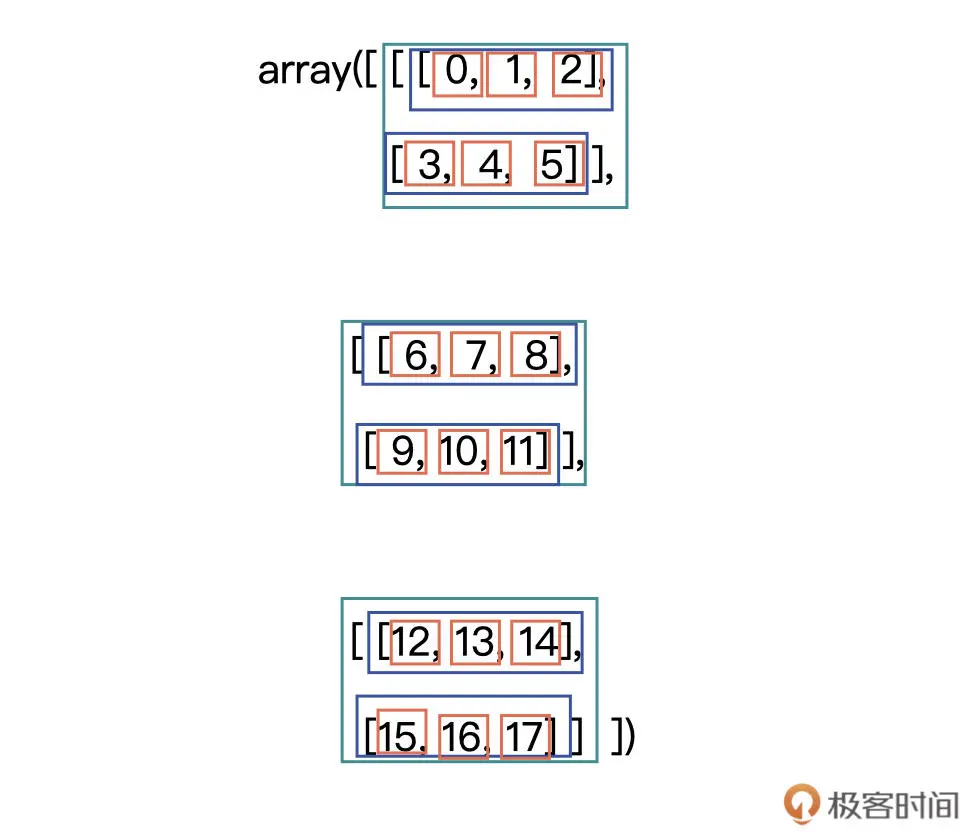
#> input picture images/pytorch_2.png, 977 x 838 px
$ python 6_Pillow.py
#> lines starting #> are read from the running program, lines starting #| are printed output that depends on the picture
from PIL import Image
import numpy as np

im = Image.open("../../images/pytorch_2.png")
#> im is the input picture: PIL image 977x838 RGB; mean R, G, B 246.9, 246.6, 246.9

# print(im.size) # (977, 838)

im_pillow = np.asarray(im)
# print(im_pillow.shape) # (838, 977, 3)

im_pillow_c1 = im_pillow[:, :, 0]
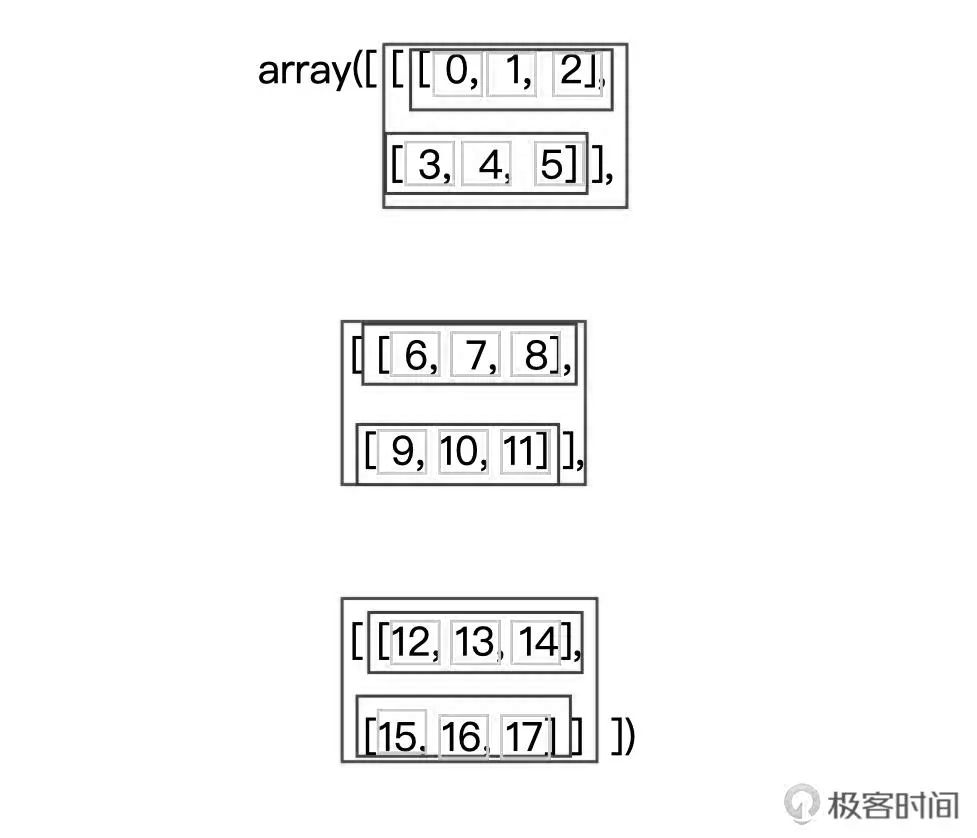
#> im_pillow_c1: shape (838, 977); min 0, max 255, mean 246.9
im_pillow_c2 = im_pillow[:, :, 1]
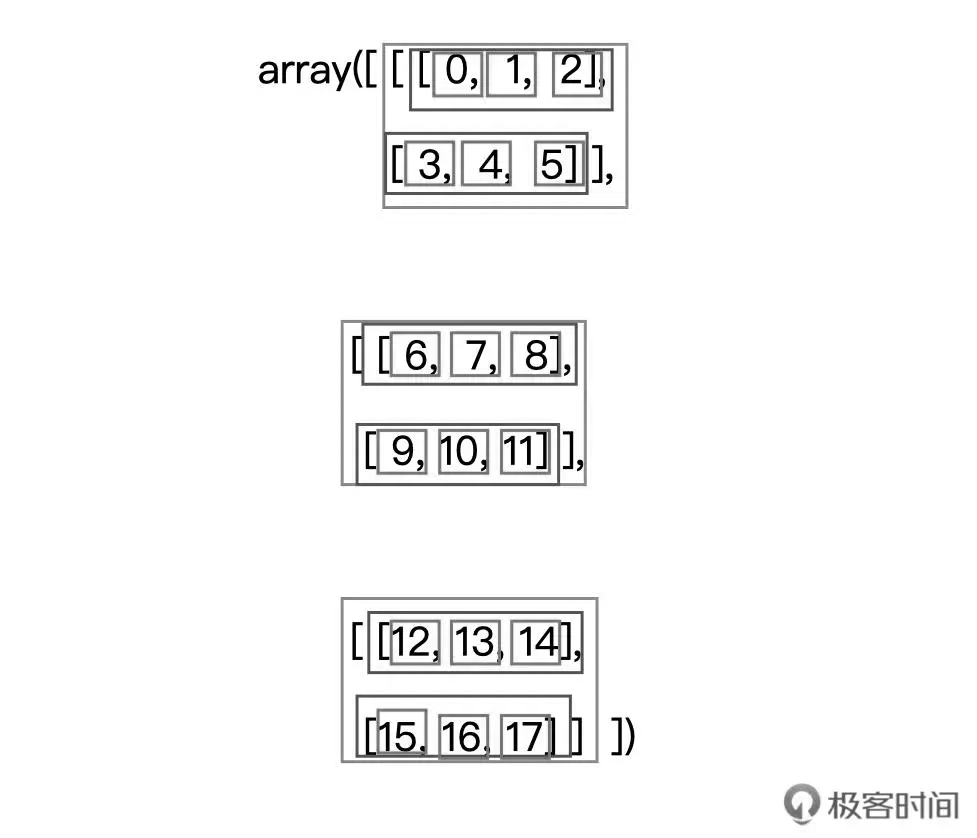
#> im_pillow_c2: shape (838, 977); min 0, max 255, mean 246.6
im_pillow_c3 = im_pillow[:, :, 2]

zeros = np.zeros((im_pillow.shape[0], im_pillow.shape[1], 2))

# print(im_pillow_c1.shape)
# print(zeros.shape)

# 使用 np.newaxis 让数组增加一个维度
im_pillow_c1 = im_pillow_c1[:, :, np.newaxis]
print(im_pillow_c1.shape)
#| (838, 977, 1)

im_pillow_c1_3ch = np.concatenate((im_pillow_c1, zeros), axis=2)
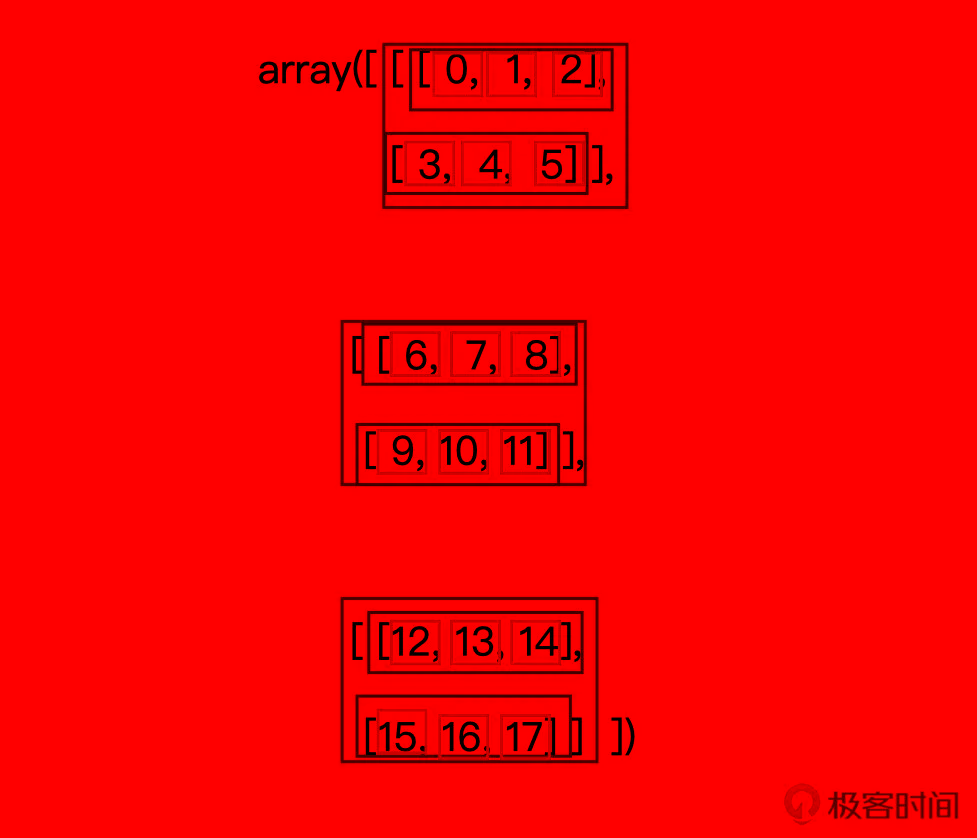
#> im_pillow_c1_3ch: shape (838, 977, 3) float64; mean of channels 0, 1, 2 246.9, 0, 0; drawn as R, G, B

print(im_pillow_c1_3ch.shape)
#| (838, 977, 3)

$ run again, with images/pytorch_1.png copied over images/pytorch_2.png
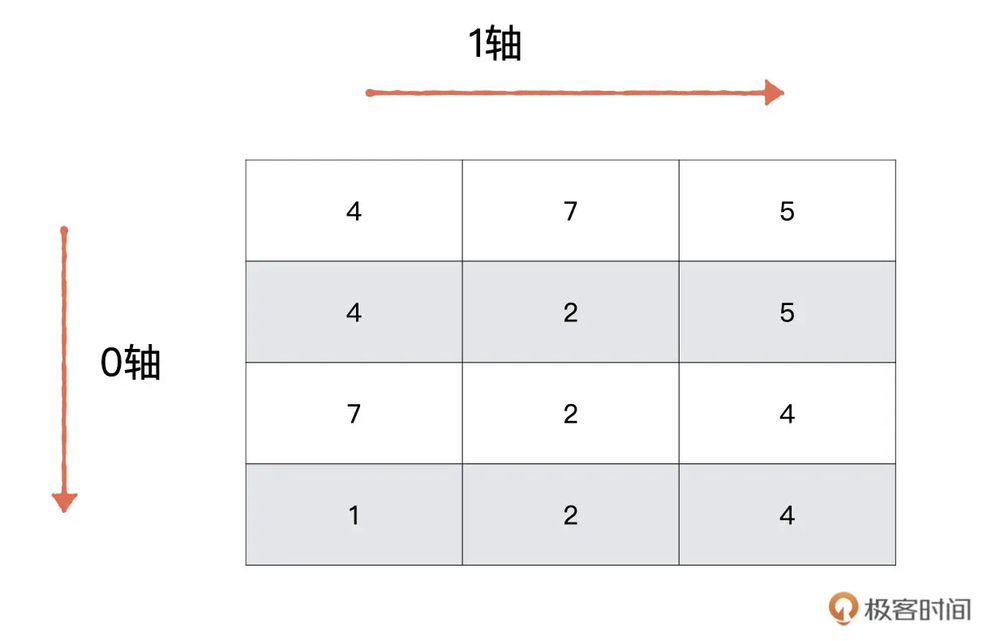
#> input picture images/pytorch_1.png, 1000 x 641 px, shrunk from 1233 x 790 before the run
#> im is the input picture: PIL image 1000x641 RGB; mean R, G, B 246.3, 246, 246.5
#| (641, 1000, 1)
#> `im_pillow_c1_3ch = np.concatenate((im_pillow_c1, zeros), axis=2)`:
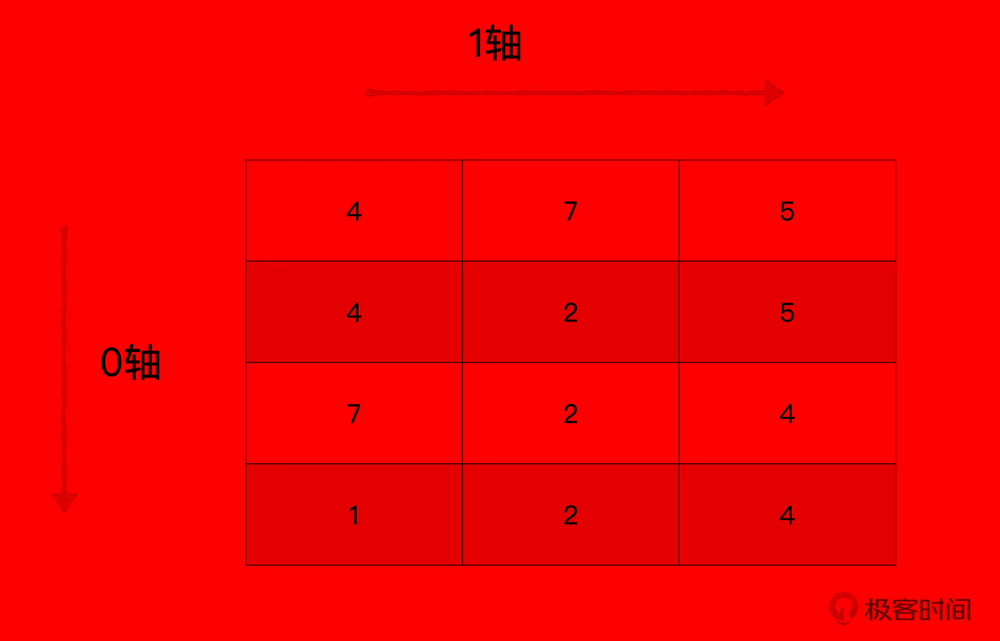
#> im_pillow_c1_3ch: shape (641, 1000, 3) float64; mean of channels 0, 1, 2 246.3, 0, 0; drawn as R, G, B
#| (641, 1000, 3)

$ run again, with images/pytorch_3.png copied over images/pytorch_2.png
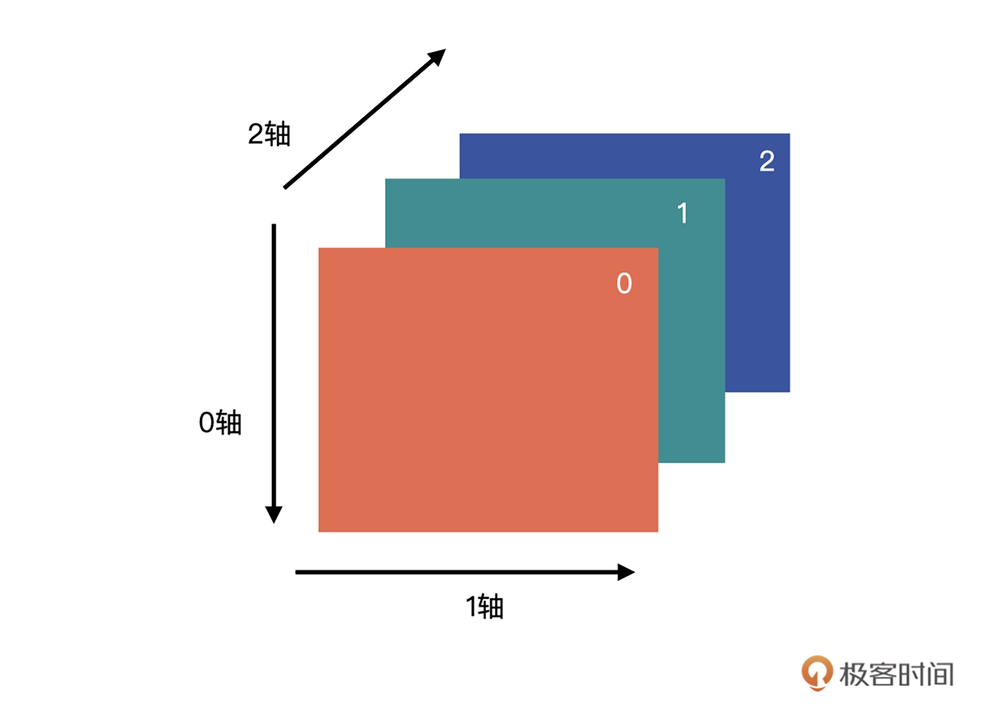
#> input picture images/pytorch_3.png, 987 x 715 px, shrunk from 1920 x 1391 before the run
#> im is the input picture: PIL image 987x715 RGB; mean R, G, B 230, 220, 219.5
#> `im_pillow_c3 = im_pillow[:, :, 2]`:
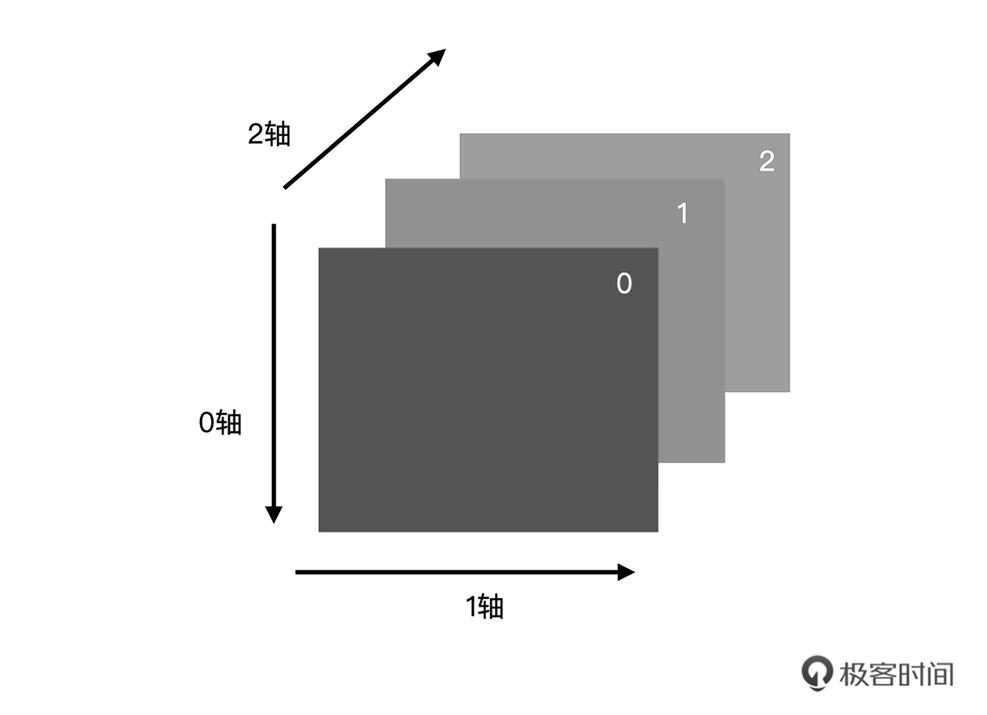
#> im_pillow_c3: shape (715, 987); min 0, max 255, mean 219.5
#| (715, 987, 1)
#> `im_pillow_c1_3ch = np.concatenate((im_pillow_c1, zeros), axis=2)`:
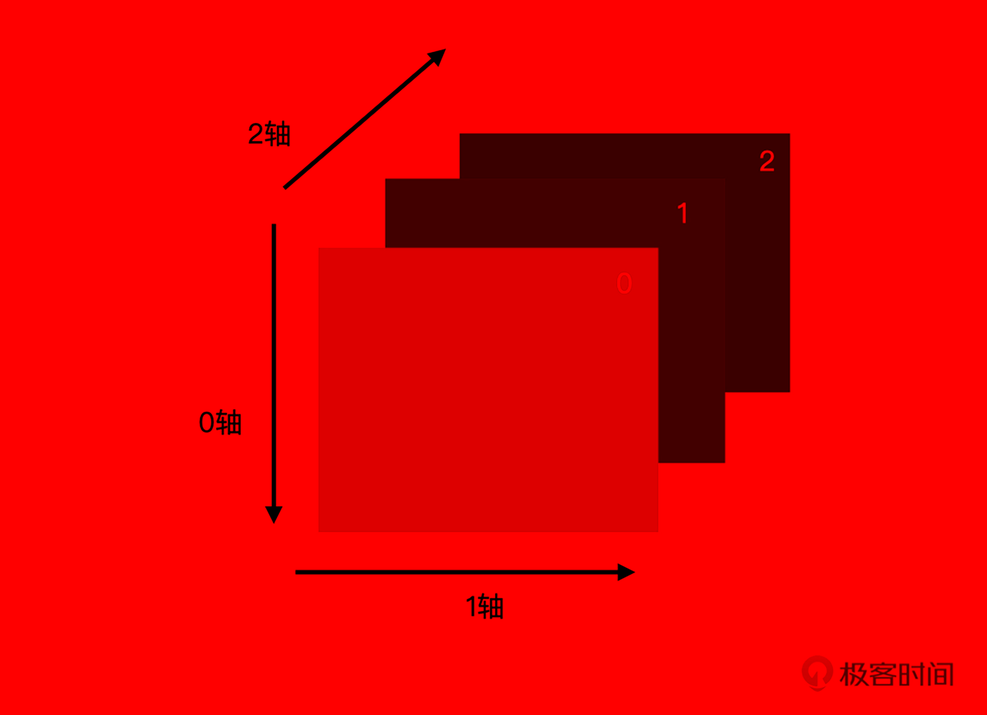
#> im_pillow_c1_3ch: shape (715, 987, 3) float64; mean of channels 0, 1, 2 230, 0, 0; drawn as R, G, B
#| (715, 987, 3)

$ run again, with images/pytorch_4.png copied over images/pytorch_2.png
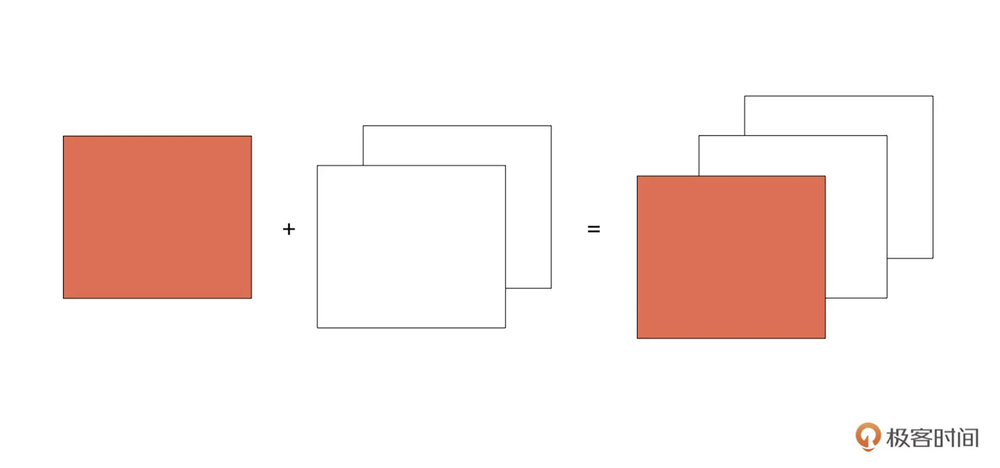
#> input picture images/pytorch_4.png, 1000 x 468 px, shrunk from 1920 x 899 before the run
#> im is the input picture: PIL image 1000x468 RGB; mean R, G, B 248.5, 234.6, 231.1
#> `im_pillow_c3 = im_pillow[:, :, 2]`:
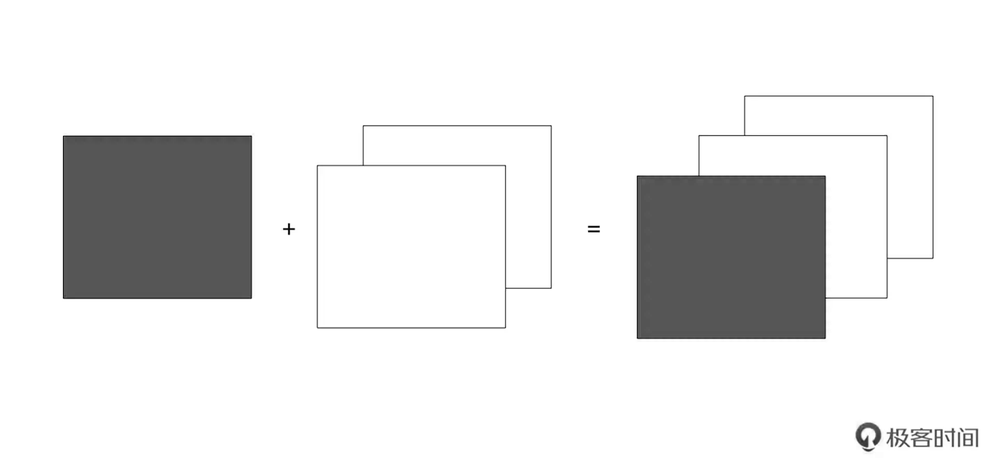
#> im_pillow_c3: shape (468, 1000); min 0, max 255, mean 231.1
#| (468, 1000, 1)
#> `im_pillow_c1_3ch = np.concatenate((im_pillow_c1, zeros), axis=2)`:
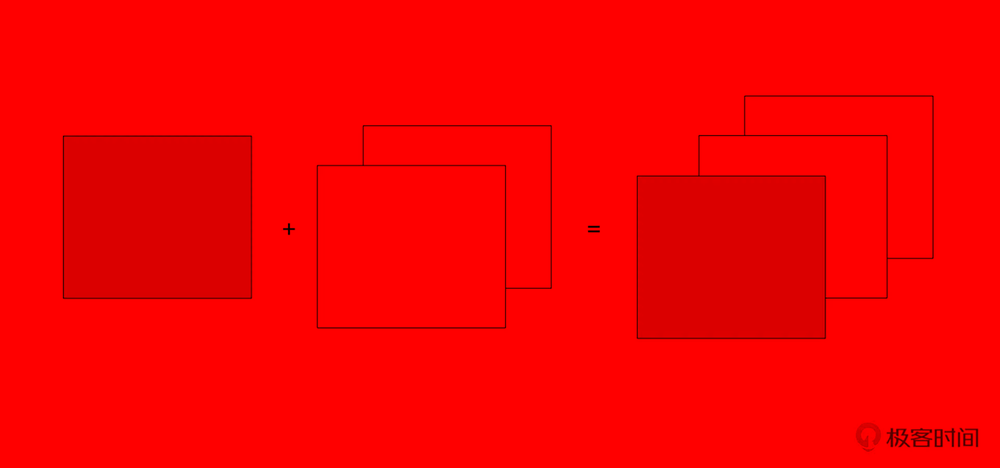
#> im_pillow_c1_3ch: shape (468, 1000, 3) float64; mean of channels 0, 1, 2 248.5, 0, 0; drawn as R, G, B
#| (468, 1000, 3)
